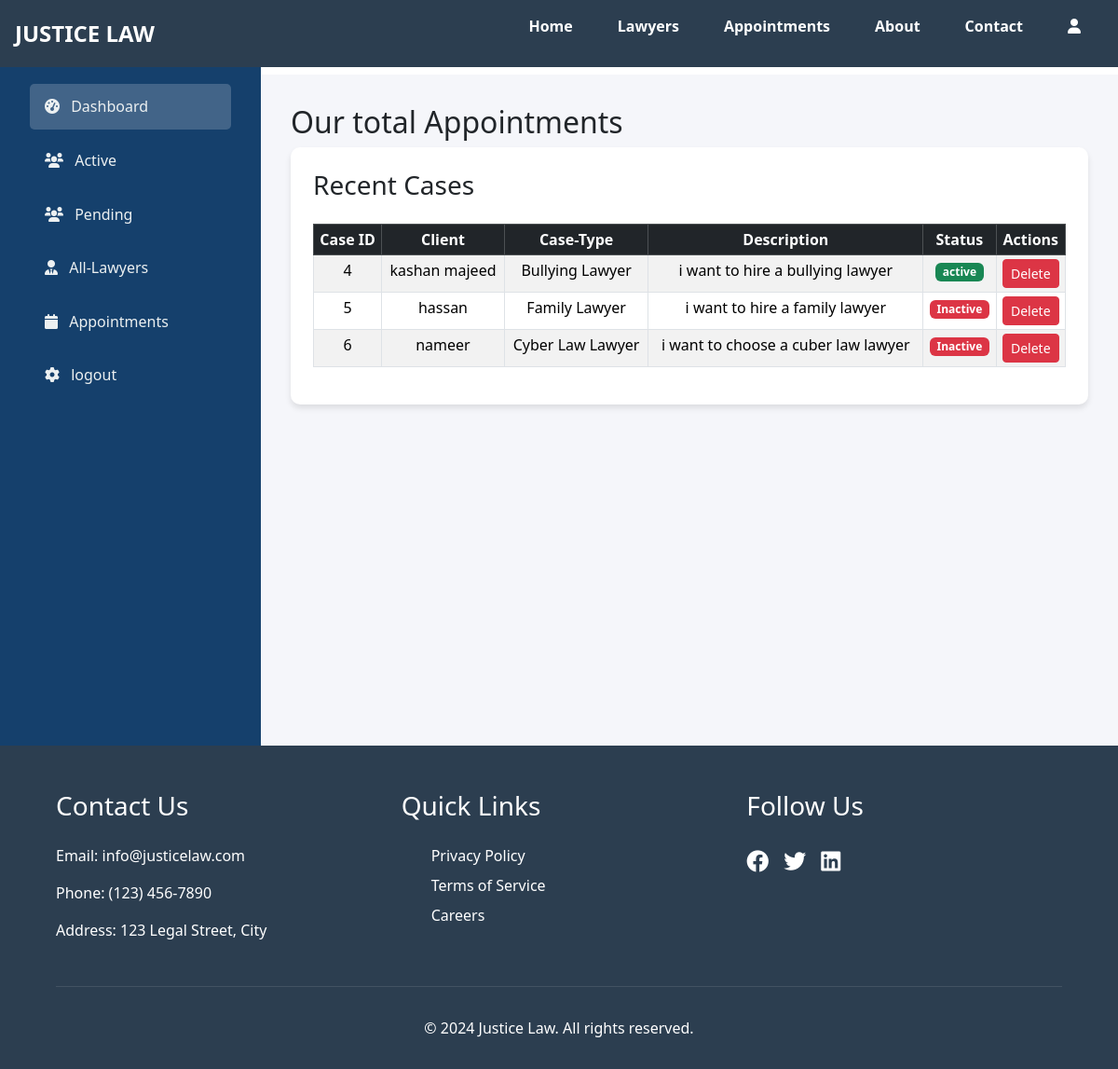
Page /appointments.php (signed in) on the committed database.
### tables this page shows
CREATE TABLE `appointments` (
  `id` int(11) NOT NULL,
  `client_id` int(11) NOT NULL,
  `lawyer_id` int(11) NOT NULL,
  `name` varchar(55) NOT NULL,
  `email` varchar(55) NOT NULL,
  `password` int(11) NOT NULL,
  `lawyer_type` varchar(55) NOT NULL,
  `details` varchar(500) NOT NULL,
  `status` int(11) NOT NULL
);

### appointments.php (the view, shortened to what this page needs)
<!DOCTYPE html>
<html lang="en">
<head>
    <link href="https://cdn.jsdelivr.net/npm/bootstrap@5.3.2/dist/css/bootstrap.min.css" rel="stylesheet">
    <link href="https://cdnjs.cloudflare.com/ajax/libs/font-awesome/6.0.0/css/all.min.css" rel="stylesheet">
</head>
<body>
    <?php include 'navbar.php' ?>
    <div class="admin-container">
    <div class="admin-sidebar">
            <h3 class="mb-4">VIP Admin</h3>
            <nav>
                <a href="admin-panel.php" class="nav-link active">
                    <i class="fas fa-tachometer-alt me-2"></i>
                    <span>Dashboard</span>
                </a>
                <a href="admin-active.php" class="nav-link">
                    <i class="fas fa-users me-2"></i>
                    <span>Active</span>
                </a>
                <a href="admin-pending.php" class="nav-link">
                    <i class="fas fa-users me-2"></i>
                    <span>Pending</span>
                </a>
                <a href="admin-lawyers.php" class="nav-link">
                    <i class="fas fa-user-tie me-2"></i>
                    <span>All-Lawyers</span>
                </a>
                <a href="appointments.php" class="nav-link">
                    <i class="fas fa-calendar me-2"></i>
                    <span>Appointments</span>
                </a>
                <a href="admin-logout.php" class="nav-link">
                    <i class="fas fa-cog me-2"></i>
                    <span>logout</span>
                </a>
            </nav>
        </div>
        <div class="admin-content">
        <h2>Our total Appointments</h2>
        <div class="vip-table">
               <h3 class="mb-4">Recent Cases</h3>
               <table class="table table-striped table-bordered table-hover table-responsive table-sm">
                   <thead class="table-dark text-center align-middle ">
                       <tr>
                           <th>Case ID</th>
                           <th>Client</th>
                           <th>Case-Type</th>
                           <th>Description</th>
                           <th>Status</th>
                           <th>Actions</th>
                       </tr>
                   </thead>
                   <tbody class="text-center">
                       <?php
                       include 'dbconnect.php';
                       $query = "SELECT * FROM appointments";
                       $result = mysqli_query($conn, $query);
                       while ($row = mysqli_fetch_assoc($result)) {
                       ?>
                       <tr>
                           <td><?php echo $row['id']; ?></td>
                           <td><?php echo $row['name']; ?></td>
                           <td><?php echo $row['lawyer_type']; ?></td>
                           <td><?php echo $row['details']; ?></td>
                            <td><?php
                             $id = $row['id'];
                                  if($row['status'] == 1 ){
                                    echo "<a href='?active=$id' class='badge bg-success text-decoration-none' >active</a>";
                                  }else{
                                    echo "<a href='?inactive=$id' class='badge bg-danger text-decoration-none' >Inactive</a>";
                                  }
                                ?></td>
                           <td>
                               <a href="delete-case.php?id=<?php echo $row['id']; ?>"
                                   class="btn btn-sm btn-danger"
                                   onclick="return confirm('Are you sure you want to delete this data?');">
                                   Delete
                               </a>
                           </td>
                       </tr>
                       <?php
                   }
                   ?>
               </tbody>
               </table>
           </div>
        </div>
    </div>
    <?php include 'footer.php' ?>
</body>
</html>

### appointments.php (style rules this page uses)
:root { --primary-color: #15406cff; --secondary-color: #1a426bff; --accent-color: #3498db; --text-light: #ecf0f1; }
.admin-container { display: flex; min-height: 100vh; }
.admin-sidebar { width: 280px; background: var(--primary-color); padding: 2rem; color: var(--text-light); }
.admin-content { flex: 1; padding: 2rem; margin-top: 80px; background: #f5f6fa; }
.active { background: #f5f6fa33; }
.vip-table { background: white; border-radius: 10px; border: 2px sloid #1a426bff; box-shadow: 0 4px 6px rgba(0,0,0,0.1); padding: 1.5rem; }
.nav-link { color: var(--text-light); padding: 0.8rem 1rem; margin: 0.5rem 0; border-radius: 5px; transition: all 0.3s ease; }

### rows in the picture
appointments: id "4", name "kashan majeed", lawyer_type "Bullying Lawyer", details "i want to hire a bullying lawyer"
appointments: id "5", name "hassan", lawyer_type "Family Lawyer", details "i want to hire a family lawyer"
appointments: id "6", name "nameer", lawyer_type "Cyber Law Lawyer", details "i want to choose a cuber law lawyer"
